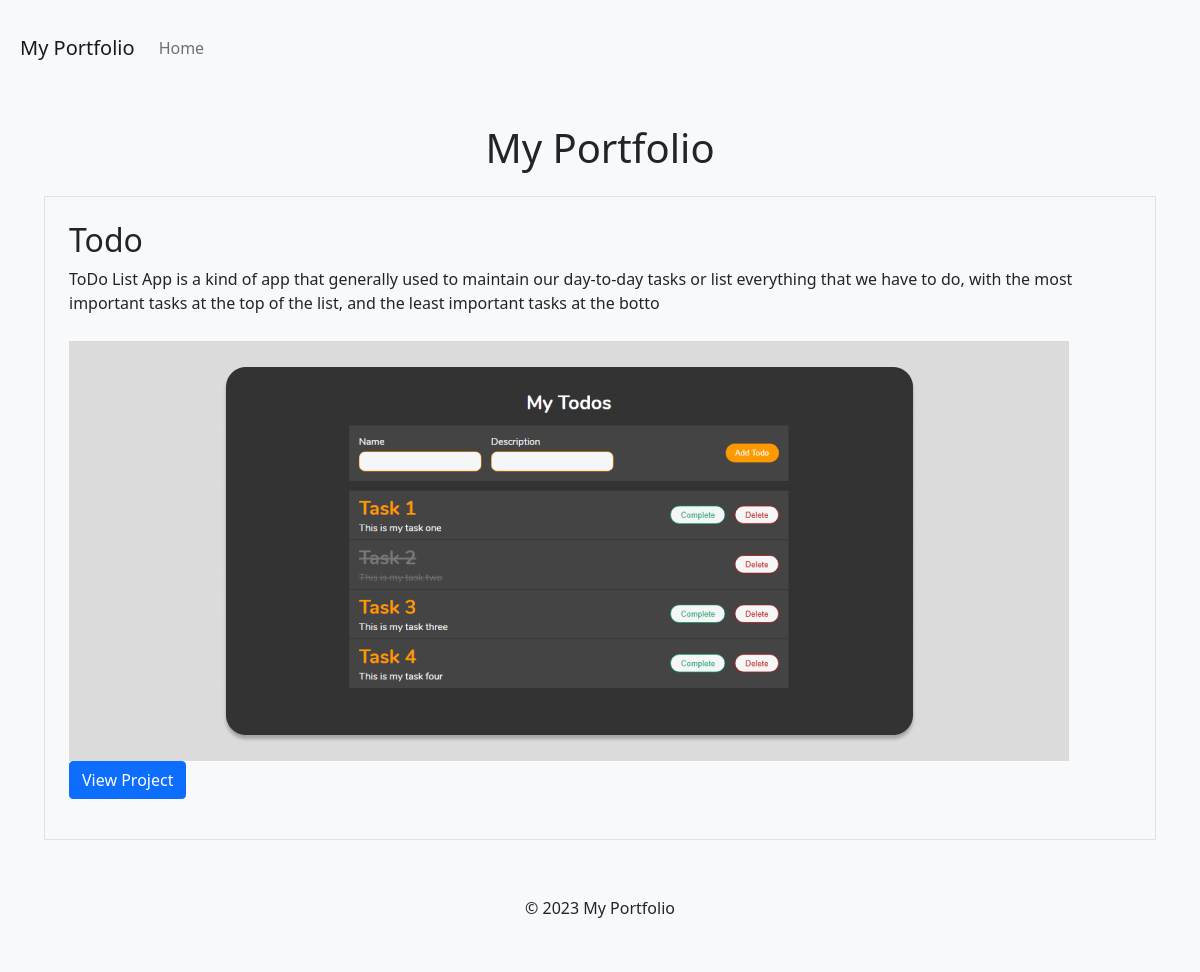
The page /portfolio/ on the database its author committed.
### portfolio/models.py (models this page shows, shortened)
class Project(models.Model):
    title = models.CharField(max_length=100)
    description = models.TextField()
    image = models.ImageField(upload_to='project_images/')
    link = models.URLField(blank=True)

### portfolio/views.py (the view)
# urls.py: path('',include('portfolio.urls'))
def portfolio(request):
    projects = Project.objects.all()
    return render(request, 'portfolio.html', {'projects': projects})

### portfolio/templates/portfolio.html
{% extends 'base.html' %}
{% block content %}
<div class="container">
    <h1 class="mt-5 mb-4">My Portfolio</h1>
    {% for project in projects %}
        <div class="project border p-4 bg-light">
            <h2>{{ project.title }}</h2>
            <p>{{ project.description }}</p>
            <img src="{{ project.image.url }}" alt="{{ project.title }}" class="img-fluid">
            {% if project.link %}
                <p><a href="{{ project.link }}" target="_blank" class="btn btn-primary">View Project</a></p>
            {% endif %}
        </div>
    {% endfor %}
</div>
{% endblock %}

### templates/base.html (shortened to what this page needs)
<!DOCTYPE html>
<html lang="en">
<head>
    <link href="https://cdn.jsdelivr.net/npm/bootstrap@5.0.0/dist/css/bootstrap.min.css" rel="stylesheet">
</head>
<body>
<nav class="navbar navbar-expand-lg navbar-light bg-light">
    <a class="navbar-brand" href="#">My Portfolio</a>
    <div class="collapse navbar-collapse" id="navbarNav">
        <ul class="navbar-nav ml-auto">
            <li class="nav-item">
                <a class="nav-link" href="{% url 'home' %}">Home</a>
            </li>
        </ul>
    </div>
</nav>
<div class="container-fluid">
    {% block content %}{% endblock %}
</div>
<footer class="footer mt-auto py-3 bg-light">
    <div class="container text-center">
        <p>&copy; 2023 My Portfolio</p>
    </div>
</footer>
</body>
</html>

### templates/base.html (style rules this page uses)
body { background-color: #f8f9fa; padding: 20px; }
h1 { text-align: center; margin-bottom: 30px; }
.project { margin-bottom: 40px; }
.project img { max-width: 100%; height: auto; margin-top: 10px; }

### rows shown on the page
Project: title "Todo", description "ToDo List App is a kind of app that generally used to maintain our day-to-day tasks or list everything that we have to do, with the most important tasks at the top of the list, and the least important tasks at the botto", image (picture)
